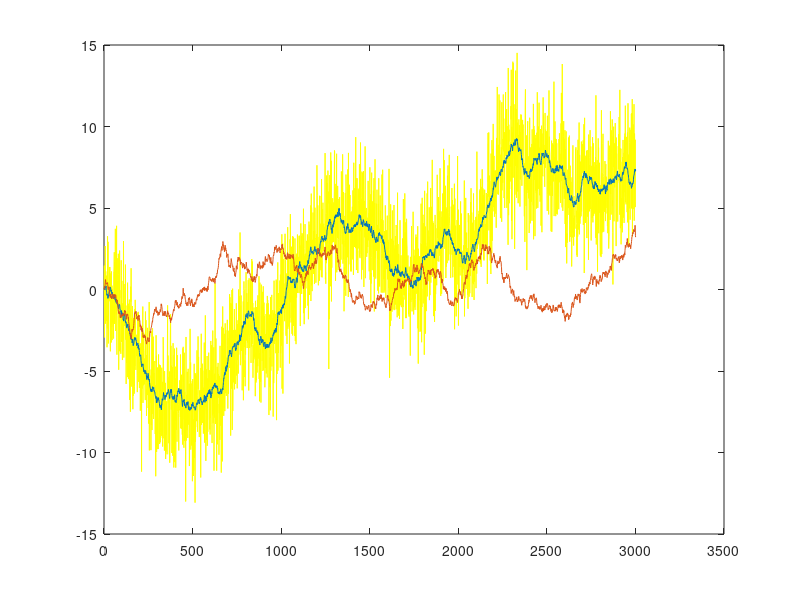

MATLAB code for this plot: (Note: this script raises an error after producing the figure.)
x0 = [0;0];
P0 = eye(2);
A = [1 0.01; 0 1];
Q = 0.01*eye(2);
H = [1 0];
R = 4;

n=3000;

x = sqrtm(Q)*randn(2, n);
x(2,:) = cumsum(x(2,:),2);
x(1,:) = cumsum(x(1,:)+0.01*x(2,:),2);
x = [x0 x];

y = H*x(:,2:end)+randn(1,n)*sqrt(R);

figure(1);plot(y,'y');
hold on;
plot(x');

[xt,Pt]=kf(x0, P0, A, Q, H, R, y);

plot(xt(1,:),'--k');
plot(xt(2,:),'--m');

index = 1:n/15:n;
errorbar(index, xt(1,index), 2*sqrt(Pt(1,1,index)), '.k');
errorbar(index, xt(2,index), 2*sqrt(Pt(2,2,index)), '.m');


hold off;
legend('y','x1','x2','xt1','xt2');

